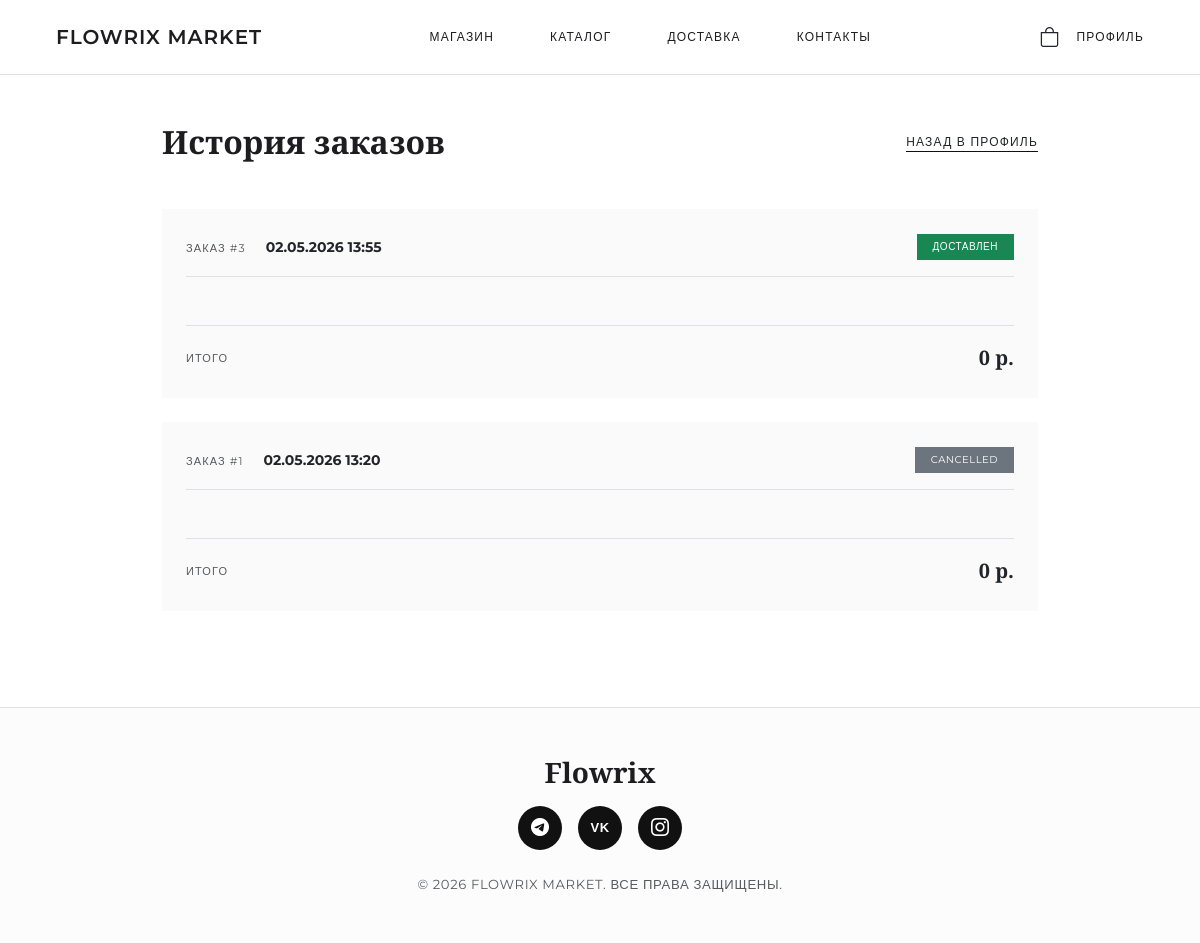
/orders/history (signed in), run on the app's committed database.
### models.py (models this page shows, shortened)
class Order(db.Model):
    __tablename__ = "orders"
    STATUSES = ("new", "in_progress", "shipped", "delivered", "cancelled")
    id = db.Column(db.Integer, primary_key=True)
    user_id = db.Column(db.Integer, db.ForeignKey("users.id"), nullable=False)
    total_price = db.Column(db.Numeric(10, 2), nullable=True)
    status = db.Column(db.String(32), nullable=False, default="new")
    created_at = db.Column(db.DateTime, default=datetime.utcnow)
    user = db.relationship("User", back_populates="orders")
    items = db.relationship(
        "OrderItem",
        back_populates="order",
        cascade="all, delete-orphan",
        lazy="select",
    )
    @property
    def cart_total(self) -> float:
        return sum(item.subtotal for item in self.items)

### routes/orders.py (the view)
@orders_bp.route("/history")
@login_required
def history():
    orders = get_user_orders(current_user)
    return render_template("orders/history.html", orders=orders)

### main.py (called while the page is built)
def _ensure_admin():
    from models import User
    try:
        first_user = User.query.order_by(User.id.asc()).first()
        if first_user and first_user.role != "admin":
            first_user.role = "admin"
            db.session.commit()
            print(f"User {first_user.username} promoted to Admin")
    except Exception as e:
        print(f"Admin promotion error: {e}")
        db.session.rollback()

### models.py (called while the page is built)
@login_manager.user_loader
def load_user(user_id: str):
    return db.session.get(User, int(user_id))

    @property
    def active_cart(self):
        return self.orders.filter_by(status="new").first()

### services/order_service.py (called while the page is built)
def get_user_orders(user: User) -> list[Order]:
    return Order.query.filter(
        Order.user_id == user.id,
        Order.status != "new"
    ).order_by(Order.created_at.desc()).all()

### templates/orders/history.html (shortened to what this page needs)
{% extends "base.html" %}
{% block content %}
<div class="container py-5" style="max-width: 900px;">
  <div class="mb-5 d-flex align-items-center justify-content-between" data-aos="fade-up">
    <h2 class="font-serif mb-0">История заказов</h2>
    <a href="{{ url_for('auth.profile') }}" class="text-dark text-uppercase text-decoration-none" style="font-size: 12px; letter-spacing: 0.1em; border-bottom: 1px solid #111;">
      Назад в профиль
    </a>
  </div>
  {% if orders %}
    <div class="d-flex flex-column gap-4">
      {% for order in orders %}
        <div class="card border-0 rounded-0" style="background-color: var(--color-surface);" data-aos="fade-up" data-aos-delay="{{ loop.index * 50 }}">
          <div class="card-body p-4">
            <div class="d-flex flex-wrap justify-content-between align-items-center mb-4 pb-3 border-bottom">
              <div>
                <span class="text-muted text-uppercase me-3" style="font-size: 11px; letter-spacing: 0.1em;">Заказ #{{ order.id }}</span>
                <span class="fw-bold" style="font-size: 14px;">{{ order.created_at.strftime('%d.%m.%Y %H:%M') }}</span>
              </div>
              <div>
                {% if order.status == 'new' %}
                  <span class="badge rounded-0 bg-dark fw-normal text-uppercase px-3 py-2" style="font-size: 10px; letter-spacing: 0.05em;">В обработке</span>
                {% elif order.status == 'in_progress' %}
                  <span class="badge rounded-0 bg-info fw-normal text-uppercase px-3 py-2" style="font-size: 10px; letter-spacing: 0.05em;">Оплачен / Доставка</span>
                {% elif order.status == 'shipped' %}
                  <span class="badge rounded-0 bg-primary fw-normal text-uppercase px-3 py-2" style="font-size: 10px; letter-spacing: 0.05em;">Отправлен</span>
                {% elif order.status == 'delivered' %}
                  <span class="badge rounded-0 bg-success fw-normal text-uppercase px-3 py-2" style="font-size: 10px; letter-spacing: 0.05em;">Доставлен</span>
                {% elif order.status == 'completed' %}
                  <span class="badge rounded-0 bg-success fw-normal text-uppercase px-3 py-2" style="font-size: 10px; letter-spacing: 0.05em;">Выполнен</span>
                {% else %}
                  <span class="badge rounded-0 bg-secondary fw-normal text-uppercase px-3 py-2" style="font-size: 10px; letter-spacing: 0.05em;">{{ order.status }}</span>
                {% endif %}
              </div>
            </div>
            <div class="d-flex justify-content-between align-items-center pt-3 border-top">
              <span class="text-muted text-uppercase" style="font-size: 11px; letter-spacing: 0.1em;">Итого</span>
              <span class="font-serif fs-5 fw-bold">{{ "%.0f"|format(order.cart_total) }} р.</span>
            </div>
          </div>
        </div>
      {% endfor %}
    </div>
  {% endif %}
</div>
{% endblock %}

### static/css/style.css (style rules this page uses)
:root { --color-primary: #111111; --color-secondary: #f0f0f0; --color-bg: #ffffff; --color-surface: #fafafa; --color-border: #e6e6e6; --color-text: #1d1d1f; --color-muted: #86868b; --color-accent: #f7e07a; --font-main: 'Montserrat', sans-serif; --font-heading: 'Playfair Display', serif; --radius-sm: 4px; --radius-md: 8px; --radius-pill: 50px; }
body { font-family: var(--font-main); background-color: var(--color-bg); color: var(--color-text); line-height: 1.6; font-size: 15px; font-weight: 400; -webkit-font-smoothing: antialiased; }
h1, h2, h3, h4, h5, h6, .font-serif { font-family: var(--font-heading); font-weight: 600; }

### data on the page
Order: id "3", created_at "02.05.2026 13:55", status "ДОСТАВЛЕН", cart_total "0"
Order: id "1", created_at "02.05.2026 13:20", status "CANCELLED", cart_total "0"
